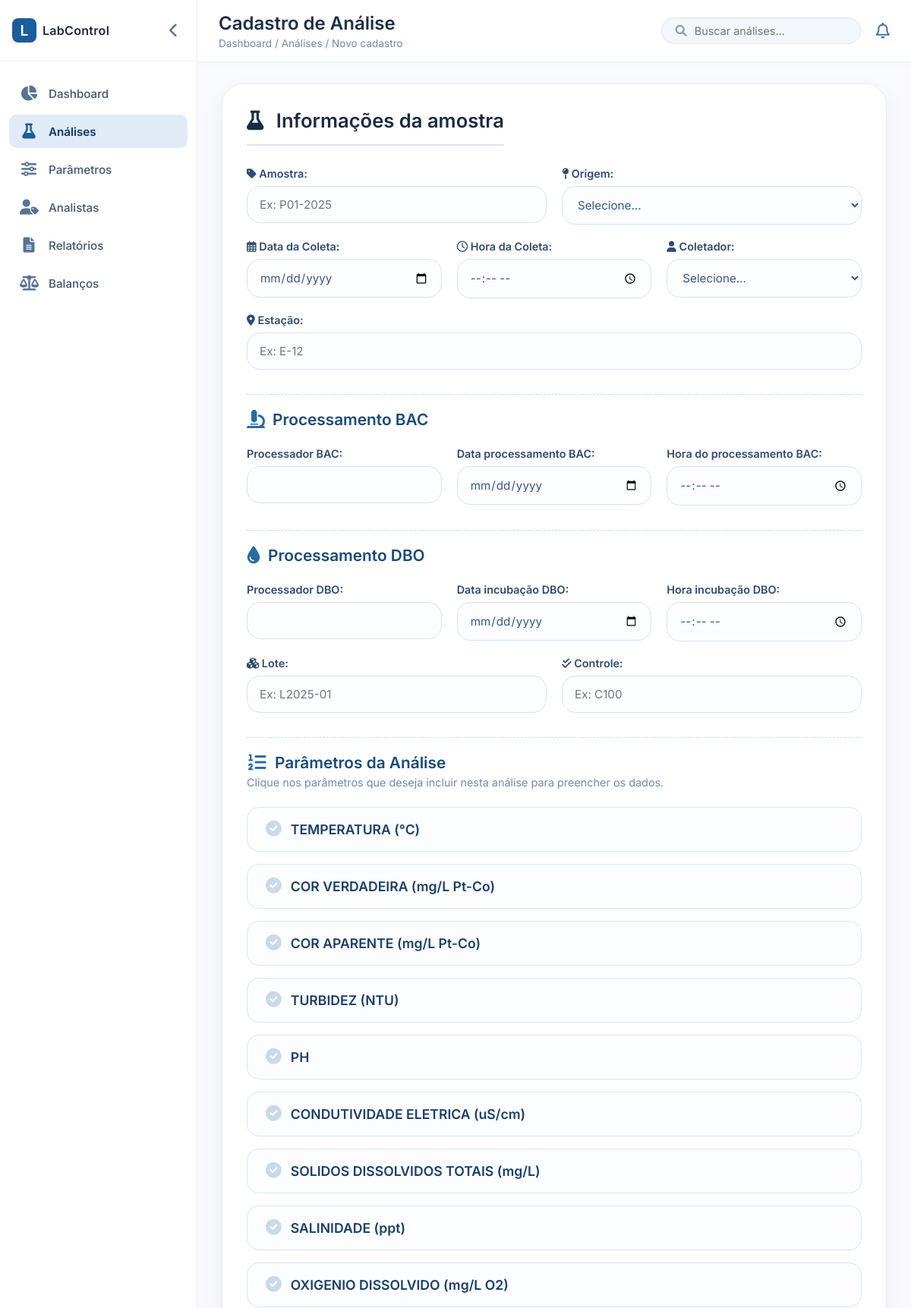
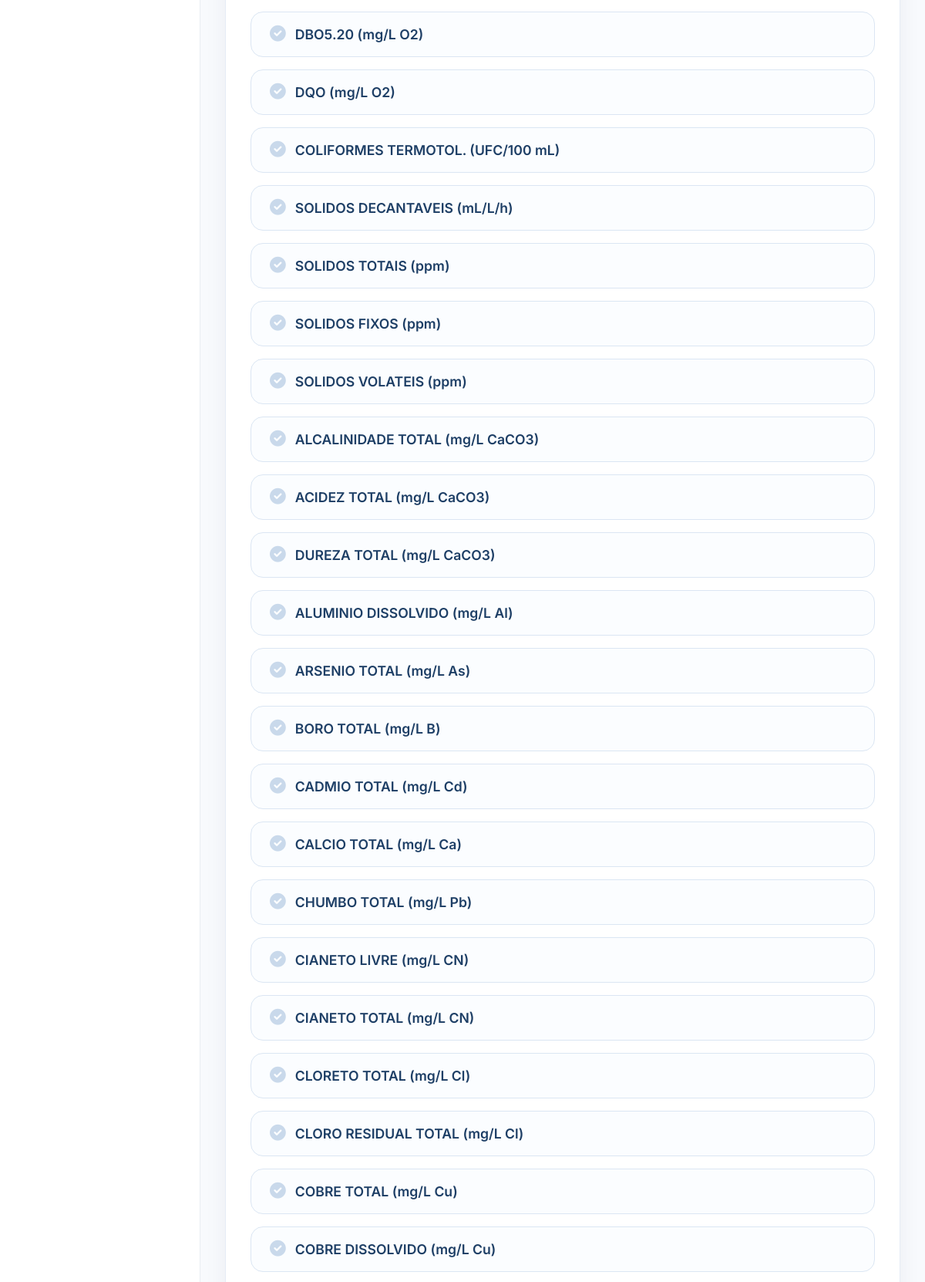
The app's page /analises/ (upper part) with its own data (2 pictures, top to bottom).
### analises/models.py (models this page shows, shortened)
class Parametro(models.Model):
    nome = models.CharField(max_length=100, verbose_name="Nome do Parâmetro")
    criado_em = models.DateTimeField(auto_now_add=True)

### analises/views.py (the view, shortened to what this page needs)
# urls.py: path('analises/', views.analises, name='analises'),
def analises(request):
    contexto = {
        'origens': Origem.objects.all().order_by('nome'),
        'analistas': Analista.objects.all().order_by('nome'),
        'parametros': Parametro.objects.all().order_by('criado_em'),
        'analises_recentes': Analises.objects.all().order_by('-data_coleta')[:10]
    }
    return render(request, 'analises.html', contexto)

### analises/templates/analises.html (shortened to what this page needs)
{% extends 'index.html' %}
{% block page_header %}
<h1>Cadastro de Análise</h1>
<div class="breadcrumb">Dashboard / Análises / Novo cadastro</div>
{% endblock %}
{% block content %}
<div class="form-card">
    <div class="card-header">
        <h2><i class="fas fa-flask" style="margin-right: 10px;"></i> Informações da amostra</h2>
    </div>
    <form method="post" action="">
        <div class="form-row">
            <div class="form-group">
                <label for="amostra"><i class="fas fa-tag"></i> Amostra:</label>
                <input type="text" id="amostra" name="amostra" placeholder="Ex: P01-2025" required>
            </div>
            <div class="form-group">
                <label for="origem"><i class="fas fa-map-pin"></i> Origem:</label>
                <select id="origem" name="origem">
                    <option value="">Selecione...</option>
                </select>
            </div>
        </div>
        <div class="form-row">
            <div class="form-group">
                <label for="data_coleta"><i class="far fa-calendar-alt"></i> Data da Coleta:</label>
                <input type="date" id="data_coleta" name="data_coleta" required>
            </div>
            <div class="form-group">
                <label for="hora_coleta"><i class="far fa-clock"></i> Hora da Coleta:</label>
                <input type="time" id="hora_coleta" name="hora_coleta" required>
            </div>
            <div class="form-group">
                <label for="coletador"><i class="fas fa-user"></i> Coletador:</label>
                <select id="coletador" name="coletador">
                    <option value="">Selecione...</option>
                </select>
            </div>
            <div class="form-group">
                <label for="estacao"><i class="fas fa-map-marker-alt"></i> Estação:</label>
                <input type="text" id="estacao" name="estacao" placeholder="Ex: E-12">
            </div>
        </div>
        <div class="section-divider">
            <h3><i class="fas fa-microscope"></i> Processamento BAC</h3>
        </div>
        <div class="form-row">
            <div class="form-group">
                <label for="proc_bac">Processador BAC:</label>
                <input type="text" id="proc_bac" name="processador_bac">
            </div>
            <div class="form-group">
                <label for="data_proc_bac">Data processamento BAC:</label>
                <input type="date" id="data_proc_bac" name="data_processamento_bac">
            </div>
            <div class="form-group">
                <label for="hora_proc_bac">Hora do processamento BAC:</label>
                <input type="time" id="hora_proc_bac" name="hora_processamento_bac">
            </div>
        </div>
        <div class="section-divider">
            <h3><i class="fas fa-tint"></i> Processamento DBO</h3>
        </div>
        <div class="form-row">
            <div class="form-group">
                <label for="proc_dbo">Processador DBO:</label>
                <input type="text" id="proc_dbo" name="processador_dbo">
            </div>
            <div class="form-group">
                <label for="data_incubacao_dbo">Data incubação DBO:</label>
                <input type="date" id="data_incubacao_dbo" name="data_incubacao_dbo">
            </div>
            <div class="form-group">
                <label for="hora_incubacao_dbo">Hora incubação DBO:</label>
                <input type="time" id="hora_incubacao_dbo" name="hora_incubacao_dbo">
            </div>
        </div>
        <div class="form-row">
            <div class="form-group">
                <label for="lote"><i class="fas fa-cubes"></i> Lote:</label>
                <input type="text" id="lote" name="lote" placeholder="Ex: L2025-01">
            </div>
            <div class="form-group">
                <label for="controle"><i class="fas fa-check-double"></i> Controle:</label>
                <input type="text" id="controle" name="controle" placeholder="Ex: C100">
            </div>
        </div>
        <div class="section-divider">
            <h3><i class="fas fa-list-ol"></i> Parâmetros da Análise</h3>
            <p style="color: #6f8aac; font-size: 0.9rem; margin-top: 5px;">Clique nos parâmetros que deseja incluir
                nesta
                análise para preencher os dados.</p>
        </div>
        <div class="parametros-grid">
            {% for p in parametros %}
            <div class="parametro-card">
                <label for="toggle_param_{{ p.id }}" class="param-btn">
                    <i class="fas fa-check-circle check-icon"></i>
                    <span>{{ p.nome }}</span>
                </label>
            </div>
            {% endfor %}
        </div>
    </form>
</div>
{% endblock %}

### analises/templates/index.html (style rules this page uses)
* { margin: 0; padding: 0; box-sizing: border-box; font-family: 'Inter', sans-serif; }
body { background-color: #f4f7fc; height: 100vh; overflow: hidden; }
.page-title h1 { font-size: 1.5rem; font-weight: 600; color: #1e2f44; }
.page-title .breadcrumb { font-size: 0.85rem; color: #6f8aac; margin-top: 4px; }
.card-header { display: flex; justify-content: space-between; align-items: center; }

### analises/templates/analises.html (style rules this page uses)
.form-card { background: white; border-radius: 28px; padding: 32px; box-shadow: 0 12px 30px rgba(0, 30, 60, 0.06); border: 1px solid #e6ecf5; max-width: 1100px; margin: 0 auto; }
.form-card .card-header h2 { font-size: 1.6rem; font-weight: 600; color: #1a2c44; margin-bottom: 28px; border-bottom: 2px solid #dde5f0; padding-bottom: 16px; }
.form-row { display: flex; flex-wrap: wrap; gap: 20px; margin-bottom: 20px; }
.form-group { flex: 1 1 200px; min-width: 180px; }
.form-group label { display: block; font-weight: 600; font-size: 0.9rem; color: #2e4b70; margin-bottom: 8px; }
.form-group input, .form-group textarea, .form-group select { width: 100%; padding: 14px 16px; border: 1.5px solid #dae2ed; border-radius: 18px; font-size: 0.95rem; background: #fbfdff; transition: 0.2s; font-family: 'Inter', sans-serif; }
.form-group input[type="date"], .form-group input[type="time"], .form-group select { color: #3b5780; }
.section-divider { margin: 32px 0 24px 0; border-top: 1px dashed #c9d9eb; padding-top: 20px; }
.section-divider h3 { font-size: 1.3rem; font-weight: 600; color: #1a4b77; display: flex; align-items: center; gap: 10px; }
.section-divider h3 i { color: #2c6aa0; font-size: 1.5rem; }
.parametros-grid { display: flex; flex-direction: column; gap: 16px; margin-bottom: 30px; }
.parametro-card { background: #fbfdff; border: 1.5px solid #dbe6f3; border-radius: 16px; overflow: hidden; transition: 0.3s; }
.param-btn { display: flex; align-items: center; gap: 12px; padding: 18px 24px; width: 100%; background: transparent; cursor: pointer; font-weight: 600; font-size: 1.1rem; color: #1e3f66; user-select: none; transition: 0.2s; }
.param-btn .check-icon { font-size: 1.3rem; color: #c9d9eb; transition: 0.3s; }

### records on screen
Parametro: nome "TEMPERATURA (°C)"
Parametro: nome "COR VERDADEIRA (mg/L Pt-Co)"
Parametro: nome "COR APARENTE (mg/L Pt-Co)"
Parametro: nome "TURBIDEZ (NTU)"
Parametro: nome "PH"
Parametro: nome "CONDUTIVIDADE ELETRICA (uS/cm)"
Parametro: nome "SOLIDOS DISSOLVIDOS TOTAIS (mg/L)"
Parametro: nome "SALINIDADE (ppt)"
Parametro: nome "OXIGENIO DISSOLVIDO (mg/L O2)"
Parametro: nome "DBO5.20 (mg/L O2)"
Parametro: nome "DQO (mg/L O2)"
Parametro: nome "COLIFORMES TERMOTOL. (UFC/100 mL)"
Parametro: nome "SOLIDOS DECANTAVEIS (mL/L/h)"
Parametro: nome "SOLIDOS TOTAIS (ppm)"
Parametro: nome "SOLIDOS FIXOS (ppm)"
Parametro: nome "SOLIDOS VOLATEIS (ppm)"
Parametro: nome "ALCALINIDADE TOTAL (mg/L CaCO3)"
Parametro: nome "ACIDEZ TOTAL (mg/L CaCO3)"
Parametro: nome "DUREZA TOTAL (mg/L CaCO3)"
Parametro: nome "ALUMINIO DISSOLVIDO (mg/L Al)"
Parametro: nome "ARSENIO TOTAL (mg/L As)"
Parametro: nome "BORO TOTAL (mg/L B)"
Parametro: nome "CADMIO TOTAL (mg/L Cd)"
Parametro: nome "CALCIO TOTAL (mg/L Ca)"
Parametro: nome "CHUMBO TOTAL (mg/L Pb)"
Parametro: nome "CIANETO LIVRE (mg/L CN)"
Parametro: nome "CIANETO TOTAL (mg/L CN)"
Parametro: nome "CLORETO TOTAL (mg/L Cl)"
Parametro: nome "CLORO RESIDUAL TOTAL (mg/L Cl)"
Parametro: nome "COBRE TOTAL (mg/L Cu)"
Parametro: nome "COBRE DISSOLVIDO (mg/L Cu)"
